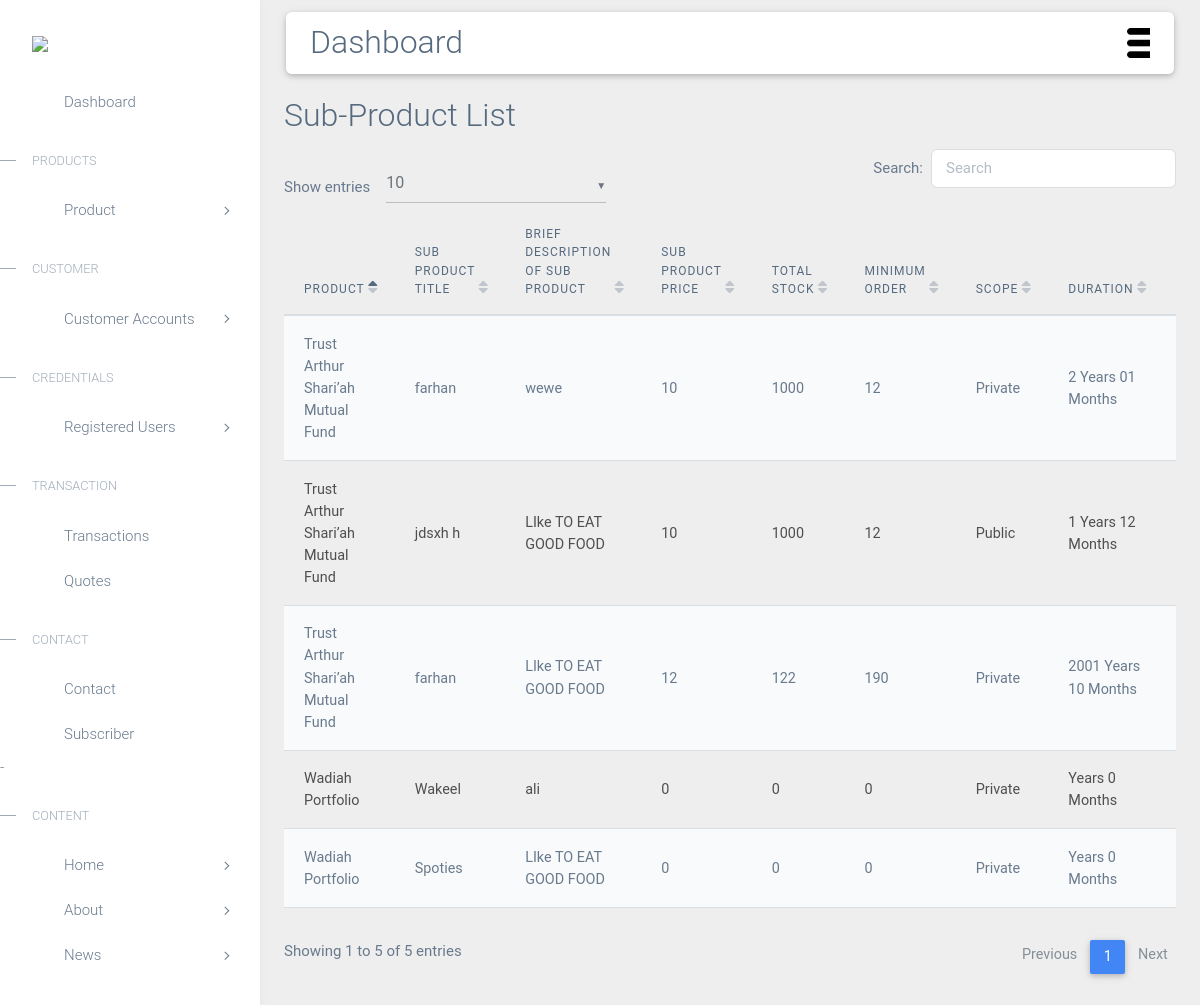
/devadmin/subproductlist/, run on the app's committed database.
### accounts/models.py (models this page shows, shortened)
class SubProduct(models.Model):
 try:
    product = models.ForeignKey(Product, on_delete=models.CASCADE)
    sub_title = models.CharField(max_length=200)
    sub_title2 = models.CharField(max_length=200)
    duration_year = models.CharField(max_length=200,default='None')
    duration_month = models.CharField(max_length=200,default='None')
    selling_price = models.IntegerField()
    Principle = models.IntegerField()
    Rate = models.IntegerField()
    Date = models.DateField()
    benifits = models.TextField(default='None')
    plan_feature = models.TextField(default='None')
    sub_product_image = models.ImageField(upload_to='subproductpic')
    Total_S = models.FloatField(default='None')
    Minemun_O = models.FloatField(default='None')
    Scope =  models.TextField()
    Assign = models.CharField(max_length=200)
    def str(self):
        return str(self.id)
 except Exception as e:
    print(e)

class Product(models.Model):
    typeofuser = models.CharField(choices= CATEGORY_CHOICES, max_length=200)
    title = models.CharField(max_length=200)
    title2 = models.CharField(max_length=200)
    product_image = models.ImageField(upload_to='productpic')

### accounts/views.py (the view)
# urls.py: path('devadmin/subproductlist/', views.adminsubproductlist, name='adminsubproductlist'),
def adminsubproductlist(request):
    subproduct = SubProduct.objects.all()
    return render(request, 'devadmin/adminsubproductlist.html',{'subproduct':subproduct})

### accounts/templates/devadmin/adminsubproductlist.html (shortened to what this page needs)
{% extends 'devadmin/base.html' %}
{% load static %}
{% block main-content %}
<link rel="stylesheet" href="https://use.fontawesome.com/releases/v5.8.2/css/all.css">
<link rel="stylesheet" href="{% static 'devadmin/css/addons/mdb.min.css' %}" />
<link rel="stylesheet" href="{% static 'devadmin/css/addons/datatables.min.css' %}" />
<link rel="stylesheet" href="{% static 'devadmin/css/addons/datatables-select.min.css' %}" />
<div class="m-4"  >
    <h2 class=""> Sub-Product List</h2>
 <div  style="overflow-x:auto;">
   <table id="dtMaterialDesignExample" class="table table-striped">
     <thead>
        <tr>
            <th>Product</th>
            <th>Sub Product Title</th>
            <th>Brief Description of Sub product</th>
            <th>Sub Product Price</th>
            <th>Total Stock</th>
            <th>Minimum Order</th>
            <th>Scope</th>
            <th>Duration</th>
            <th>Benifits</th>
        </tr>
     </thead>
     <tbody>
        {% if subproduct %}
        {% for i in subproduct %}
        <tr>
            <td>{{i.product.title}}</td>
            <td>{{i.sub_title}}</td>
            <td>{{i.sub_title2}}</td>
            <td>{{i.selling_price}}</td>
            <td>{{i.Total_S}}</td>
            <td>{{i.Minemun_O}}</td>
            <td>{{i.Scope}}</td>
            <td>{{i.duration_year}} Years {{i.duration_month}} Months</td>
            <td>{{i.benifits|linebreaks}}</td>
        </tr>
        {% endfor %}
        {% endif %}
     </tbody>
   </table>
 </div>
</div>
{% endblock main-content %}

### accounts/static/accounts/css/style.css (style rules this page uses)
body, html { margin: 0; padding: 0; overflow-x: hidden; }

### data on the page
SubProduct: product "Trust Arthur Shari’ah Mutual Fund", sub_title "farhan", sub_title2 "wewe", selling_price "10", Total_S "1000", Minemun_O "12", Scope "Private", duration_year "2", duration_month "01"
SubProduct: product "Trust Arthur Shari’ah Mutual Fund", sub_title "jdsxh h", sub_title2 "LIke TO EAT GOOD FOOD", selling_price "10", Total_S "1000", Minemun_O "12", Scope "Public", duration_year "1", duration_month "12"
SubProduct: product "Trust Arthur Shari’ah Mutual Fund", sub_title "farhan", sub_title2 "LIke TO EAT GOOD FOOD", selling_price "12", Total_S "122", Minemun_O "190", Scope "Private", duration_year "2001", duration_month "10"
SubProduct: product "Wadiah Portfolio", sub_title "Wakeel", sub_title2 "ali", selling_price "0", Total_S "0", Minemun_O "0", Scope "Private", duration_month "0"
SubProduct: product "Wadiah Portfolio", sub_title "Spoties", sub_title2 "LIke TO EAT GOOD FOOD", selling_price "0", Total_S "0", Minemun_O "0", Scope "Private", duration_month "0"
